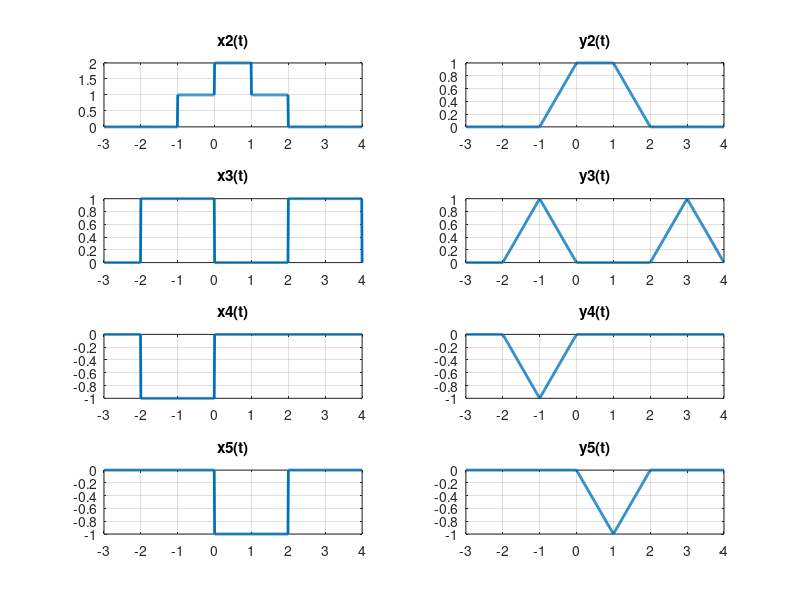

The MATLAB source for this figure:
    t = -3:0.01:4;
    
    u = @(t) double(t >= 0);
    x1 = @(t) u(t) - u(t - 2);
    
    % triangle known output
    y1 = @(t) (t).*(t >= 0 & t < 1) + (2 - t).*(t >= 1 & t <= 2);
    
    % x2, y2
    x2 = x1(t+1) + x1(t);
    y2 = y1(t+1) + y1(t);
    
    % x3, y3
    x3 = x1(t+2) + x1(t-2);
    y3 = y1(t+2) + y1(t-2);
    
    % x4, y4
    x4 = -x1(t+2);
    y4 = -y1(t+2);
    
    % x5, y5
    x5 = -x1(t);
    y5 = -y1(t);
    
    figure
    
    subplot(4,2,1)
    plot(t,x2,'LineWidth',2), grid on
    title('x2(t)')
    
    subplot(4,2,2)
    plot(t,y2,'LineWidth',2), grid on
    title('y2(t)')
    
    subplot(4,2,3)
    plot(t,x3,'LineWidth',2), grid on
    title('x3(t)')
    
    subplot(4,2,4)
    plot(t,y3,'LineWidth',2), grid on
    title('y3(t)')
    
    subplot(4,2,5)
    plot(t,x4,'LineWidth',2), grid on
    title('x4(t)')
    
    subplot(4,2,6)
    plot(t,y4,'LineWidth',2), grid on
    title('y4(t)')
    
    subplot(4,2,7)
    plot(t,x5,'LineWidth',2), grid on
    title('x5(t)')
    
    subplot(4,2,8)
    plot(t,y5,'LineWidth',2), grid on
    title('y5(t)')
